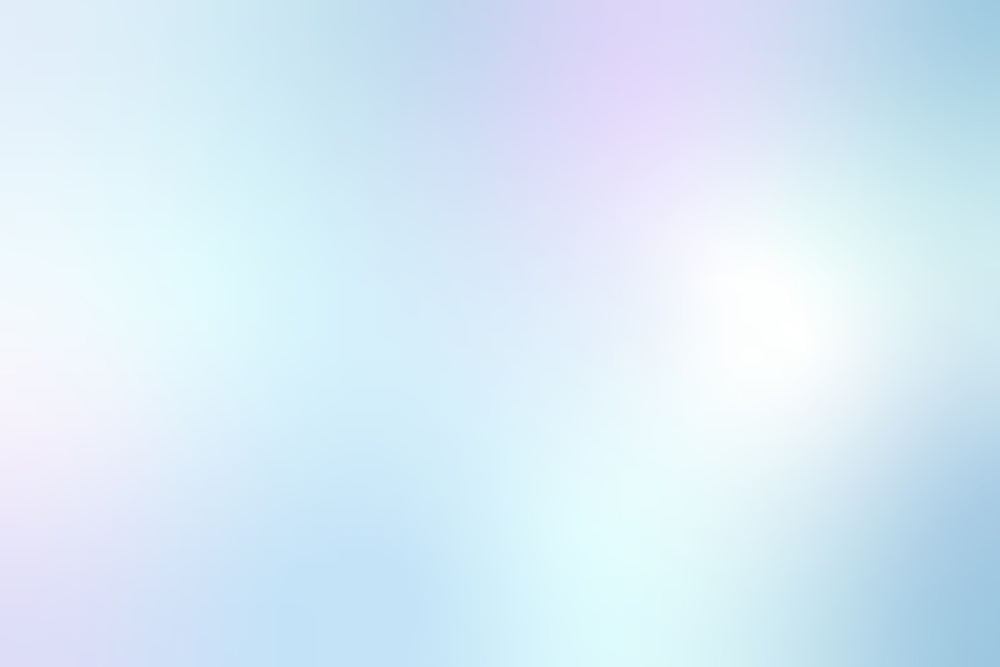
#> input picture src/renderer/src/assets/bgg.jpeg, 1000 x 667 px, shrunk from 4000 x 2667 before the run
$ python differenceBetweenImages.py ../src/renderer/src/assets/bgg.jpeg ../src/renderer/src/assets/checked.png
#> lines starting #> are read from the running program, lines starting #| are printed output that depends on the picture
from PIL import Image, ImageChops
import matplotlib.pyplot as plt
import sys

def show_images(image1_path, image2_path):
    # Load the images
#> called with image1_path = '../src/renderer/src/assets/bgg.jpeg', image2_path = '../src/renderer/src/assets/checked.png'
    image1 = Image.open(image1_path).convert('L')
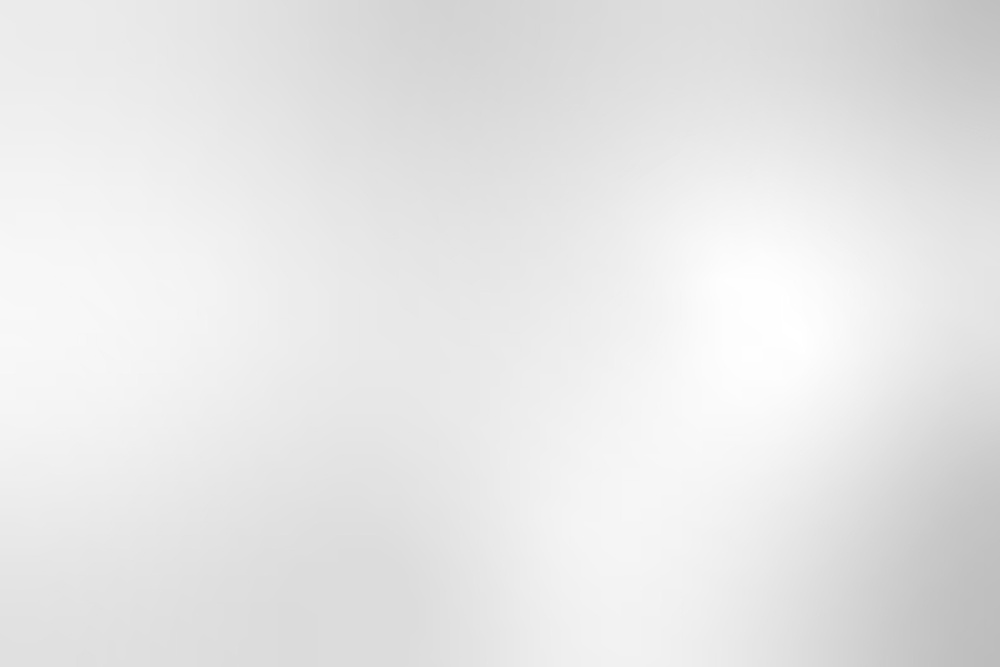
#> image1: PIL image 1000x667 L; min 188, max 255, mean 230.6
    image2 = Image.open(image2_path).convert('L')
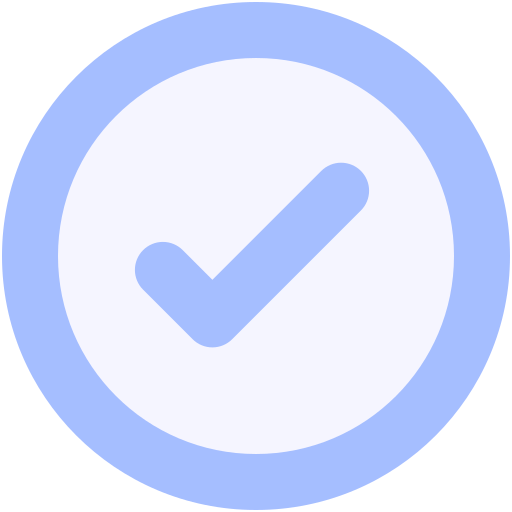
#> input picture src/renderer/src/assets/checked.png, 512 x 512 px
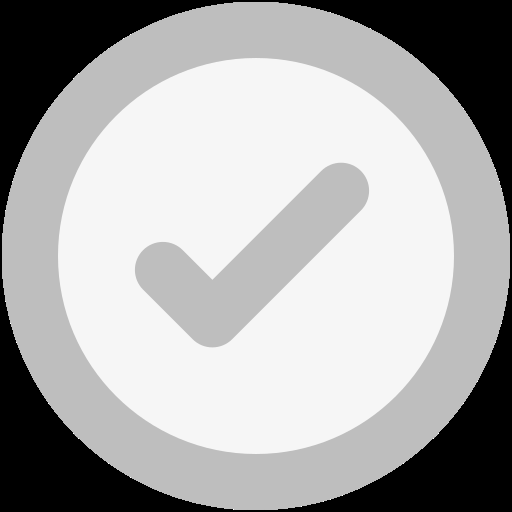
#> image2: PIL image 512x512 L; min 0, max 255, mean 170.4

    # Create a difference image
    diff_image = ImageChops.difference(image1, image2)
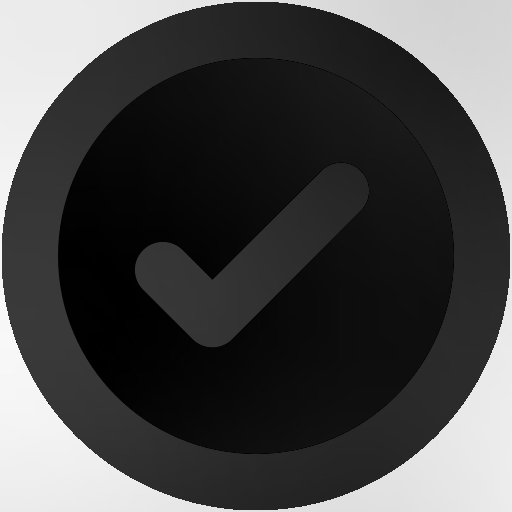
#> diff_image: PIL image 512x512 L; min 0, max 249, mean 71.9

    # Display the images and the difference image
    fig, axs = plt.subplots(1, 3, figsize=(15, 5))
    axs[0].imshow(image1, cmap='gray')
    axs[0].set_title('Image 1')
    axs[0].axis('off')

    axs[1].imshow(image2, cmap='gray')
    axs[1].set_title('Image 2')
    axs[1].axis('off')

    axs[2].imshow(diff_image, cmap='gray')
    axs[2].set_title('Difference Image')
    axs[2].axis('off')

    plt.show()

# Example usage
image1_path = sys.argv[1]
image2_path = sys.argv[2]
show_images(image1_path, image2_path)
